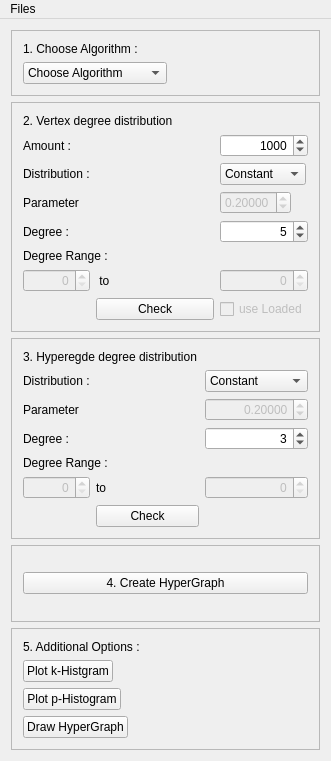
<?xml version="1.0" encoding="UTF-8"?>
<ui version="4.0">
 <class>MainWindow</class>
 <widget class="QMainWindow" name="MainWindow">
  <property name="geometry">
   <rect>
    <x>0</x>
    <y>0</y>
    <width>331</width>
    <height>761</height>
   </rect>
  </property>
  <property name="sizePolicy">
   <sizepolicy hsizetype="Preferred" vsizetype="Preferred">
    <horstretch>0</horstretch>
    <verstretch>0</verstretch>
   </sizepolicy>
  </property>
  <property name="windowTitle">
   <string>MainWindow</string>
  </property>
  <widget class="QWidget" name="centralWidget">
   <layout class="QGridLayout" name="gridLayout_6">
    <item row="5" column="0">
     <widget class="QFrame" name="CreateHypergraphFrame">
      <property name="frameShape">
       <enum>QFrame::StyledPanel</enum>
      </property>
      <property name="frameShadow">
       <enum>QFrame::Raised</enum>
      </property>
      <layout class="QGridLayout" name="gridLayout_4">
       <item row="0" column="0">
        <widget class="QPushButton" name="StartBtn">
         <property name="sizePolicy">
          <sizepolicy hsizetype="Preferred" vsizetype="Fixed">
           <horstretch>0</horstretch>
           <verstretch>0</verstretch>
          </sizepolicy>
         </property>
         <property name="text">
          <string>4. Create HyperGraph</string>
         </property>
        </widget>
       </item>
      </layout>
     </widget>
    </item>
    <item row="0" column="0">
     <widget class="QFrame" name="ChooseAlgorithmFrame">
      <property name="sizePolicy">
       <sizepolicy hsizetype="Preferred" vsizetype="Fixed">
        <horstretch>0</horstretch>
        <verstretch>0</verstretch>
       </sizepolicy>
      </property>
      <property name="frameShape">
       <enum>QFrame::StyledPanel</enum>
      </property>
      <property name="frameShadow">
       <enum>QFrame::Raised</enum>
      </property>
      <layout class="QGridLayout" name="gridLayout">
       <property name="rightMargin">
        <number>9</number>
       </property>
       <property name="horizontalSpacing">
        <number>1</number>
       </property>
       <property name="verticalSpacing">
        <number>6</number>
       </property>
       <item row="0" column="0">
        <widget class="QLabel" name="AlgorithmL">
         <property name="sizePolicy">
          <sizepolicy hsizetype="Fixed" vsizetype="Fixed">
           <horstretch>0</horstretch>
           <verstretch>0</verstretch>
          </sizepolicy>
         </property>
         <property name="text">
          <string>1. Choose Algorithm :</string>
         </property>
        </widget>
       </item>
       <item row="2" column="0" colspan="2">
        <widget class="QComboBox" name="AlgorithmsCB">
         <property name="sizePolicy">
          <sizepolicy hsizetype="Fixed" vsizetype="Fixed">
           <horstretch>0</horstretch>
           <verstretch>0</verstretch>
          </sizepolicy>
         </property>
         <property name="currentIndex">
          <number>3</number>
         </property>
         <item>
          <property name="text">
           <string>Random Hypergraph</string>
          </property>
         </item>
         <item>
          <property name="text">
           <string>Full HyperGraph</string>
          </property>
         </item>
         <item>
          <property name="text">
           <string>Test</string>
          </property>
         </item>
         <item>
          <property name="text">
           <string>Choose Algorithm</string>
          </property>
         </item>
        </widget>
       </item>
      </layout>
     </widget>
    </item>
    <item row="6" column="0">
     <widget class="QFrame" name="AdditionalOptionFrame">
      <property name="enabled">
       <bool>true</bool>
      </property>
      <property name="sizePolicy">
       <sizepolicy hsizetype="Preferred" vsizetype="Fixed">
        <horstretch>0</horstretch>
        <verstretch>0</verstretch>
       </sizepolicy>
      </property>
      <property name="frameShape">
       <enum>QFrame::StyledPanel</enum>
      </property>
      <property name="frameShadow">
       <enum>QFrame::Raised</enum>
      </property>
      <layout class="QFormLayout" name="formLayout">
       <item row="0" column="0">
        <widget class="QLabel" name="WattodoL">
         <property name="text">
          <string>5. Additional Options :</string>
         </property>
        </widget>
       </item>
       <item row="2" column="0">
        <widget class="QPushButton" name="PlotKHistogramBtn">
         <property name="sizePolicy">
          <sizepolicy hsizetype="Fixed" vsizetype="Fixed">
           <horstretch>0</horstretch>
           <verstretch>0</verstretch>
          </sizepolicy>
         </property>
         <property name="text">
          <string>Plot k-Histgram</string>
         </property>
        </widget>
       </item>
       <item row="3" column="0">
        <widget class="QPushButton" name="PlotPHistogramBtn">
         <property name="sizePolicy">
          <sizepolicy hsizetype="Fixed" vsizetype="Fixed">
           <horstretch>0</horstretch>
           <verstretch>0</verstretch>
          </sizepolicy>
         </property>
         <property name="text">
          <string>Plot p-Histogram</string>
         </property>
        </widget>
       </item>
       <item row="4" column="0">
        <widget class="QPushButton" name="pushButton_5">
         <property name="sizePolicy">
          <sizepolicy hsizetype="Preferred" vsizetype="Fixed">
           <horstretch>0</horstretch>
           <verstretch>0</verstretch>
          </sizepolicy>
         </property>
         <property name="text">
          <string>Draw HyperGraph</string>
         </property>
        </widget>
       </item>
      </layout>
     </widget>
    </item>
    <item row="1" column="0" rowspan="2">
     <widget class="QFrame" name="VertexFrame">
      <property name="sizePolicy">
       <sizepolicy hsizetype="Preferred" vsizetype="Fixed">
        <horstretch>0</horstretch>
        <verstretch>0</verstretch>
       </sizepolicy>
      </property>
      <property name="frameShape">
       <enum>QFrame::StyledPanel</enum>
      </property>
      <property name="frameShadow">
       <enum>QFrame::Raised</enum>
      </property>
      <layout class="QGridLayout" name="gridLayout_2">
       <item row="1" column="0">
        <widget class="QLabel" name="AmountL">
         <property name="text">
          <string>Amount :</string>
         </property>
        </widget>
       </item>
       <item row="10" column="1">
        <widget class="QLabel" name="VtoL">
         <property name="text">
          <string> to</string>
         </property>
        </widget>
       </item>
       <item row="6" column="0">
        <widget class="QLabel" name="VDistributionParamL">
         <property name="sizePolicy">
          <sizepolicy hsizetype="Fixed" vsizetype="Preferred">
           <horstretch>0</horstretch>
           <verstretch>0</verstretch>
          </sizepolicy>
         </property>
         <property name="text">
          <string>Parameter</string>
         </property>
        </widget>
       </item>
       <item row="7" column="2">
        <widget class="QSpinBox" name="VAverageDegreeS">
         <property name="enabled">
          <bool>true</bool>
         </property>
         <property name="sizePolicy">
          <sizepolicy hsizetype="Preferred" vsizetype="Preferred">
           <horstretch>0</horstretch>
           <verstretch>0</verstretch>
          </sizepolicy>
         </property>
         <property name="alignment">
          <set>Qt::AlignRight|Qt::AlignTrailing|Qt::AlignVCenter</set>
         </property>
         <property name="maximum">
          <number>999999</number>
         </property>
         <property name="value">
          <number>5</number>
         </property>
        </widget>
       </item>
       <item row="6" column="2">
        <widget class="QDoubleSpinBox" name="VDistributionParamDSP">
         <property name="enabled">
          <bool>false</bool>
         </property>
         <property name="sizePolicy">
          <sizepolicy hsizetype="Fixed" vsizetype="Fixed">
           <horstretch>0</horstretch>
           <verstretch>0</verstretch>
          </sizepolicy>
         </property>
         <property name="decimals">
          <number>5</number>
         </property>
         <property name="maximum">
          <double>1.000000000000000</double>
         </property>
         <property name="singleStep">
          <double>0.001000000000000</double>
         </property>
         <property name="value">
          <double>0.200000000000000</double>
         </property>
        </widget>
       </item>
       <item row="10" column="0">
        <widget class="QSpinBox" name="VMinDegreeS">
         <property name="enabled">
          <bool>false</bool>
         </property>
         <property name="sizePolicy">
          <sizepolicy hsizetype="Preferred" vsizetype="Preferred">
           <horstretch>0</horstretch>
           <verstretch>0</verstretch>
          </sizepolicy>
         </property>
         <property name="alignment">
          <set>Qt::AlignRight|Qt::AlignTrailing|Qt::AlignVCenter</set>
         </property>
         <property name="maximum">
          <number>999999</number>
         </property>
        </widget>
       </item>
       <item row="7" column="0">
        <widget class="QLabel" name="VAvarageDegreeL">
         <property name="text">
          <string>Degree :</string>
         </property>
        </widget>
       </item>
       <item row="1" column="2">
        <widget class="QSpinBox" name="VAmountS">
         <property name="sizePolicy">
          <sizepolicy hsizetype="Preferred" vsizetype="Preferred">
           <horstretch>0</horstretch>
           <verstretch>0</verstretch>
          </sizepolicy>
         </property>
         <property name="alignment">
          <set>Qt::AlignRight|Qt::AlignTrailing|Qt::AlignVCenter</set>
         </property>
         <property name="maximum">
          <number>99999999</number>
         </property>
         <property name="value">
          <number>1000</number>
         </property>
        </widget>
       </item>
       <item row="3" column="2">
        <widget class="QComboBox" name="VDistributionCB">
         <property name="sizePolicy">
          <sizepolicy hsizetype="Fixed" vsizetype="Preferred">
           <horstretch>0</horstretch>
           <verstretch>0</verstretch>
          </sizepolicy>
         </property>
         <item>
          <property name="text">
           <string>Constant</string>
          </property>
         </item>
         <item>
          <property name="text">
           <string>Uniform</string>
          </property>
         </item>
         <item>
          <property name="text">
           <string>Poisson</string>
          </property>
         </item>
         <item>
          <property name="text">
           <string>Pareto</string>
          </property>
         </item>
         <item>
          <property name="text">
           <string>Geometric</string>
          </property>
         </item>
        </widget>
       </item>
       <item row="10" column="2">
        <widget class="QSpinBox" name="VMaxDegreeS">
         <property name="enabled">
          <bool>false</bool>
         </property>
         <property name="sizePolicy">
          <sizepolicy hsizetype="Preferred" vsizetype="Preferred">
           <horstretch>0</horstretch>
           <verstretch>0</verstretch>
          </sizepolicy>
         </property>
         <property name="alignment">
          <set>Qt::AlignRight|Qt::AlignTrailing|Qt::AlignVCenter</set>
         </property>
         <property name="maximum">
          <number>999999</number>
         </property>
        </widget>
       </item>
       <item row="3" column="0">
        <widget class="QLabel" name="VDistributionL">
         <property name="text">
          <string>Distribution :</string>
         </property>
        </widget>
       </item>
       <item row="9" column="0" colspan="2">
        <widget class="QLabel" name="VDegreeRangeL">
         <property name="sizePolicy">
          <sizepolicy hsizetype="Fixed" vsizetype="Preferred">
           <horstretch>0</horstretch>
           <verstretch>0</verstretch>
          </sizepolicy>
         </property>
         <property name="text">
          <string>Degree Range :</string>
         </property>
        </widget>
       </item>
       <item row="0" column="0" colspan="3">
        <widget class="QLabel" name="VerticiesL">
         <property name="sizePolicy">
          <sizepolicy hsizetype="Fixed" vsizetype="Preferred">
           <horstretch>0</horstretch>
           <verstretch>0</verstretch>
          </sizepolicy>
         </property>
         <property name="text">
          <string>&lt;html&gt;&lt;head/&gt;&lt;body&gt;&lt;p&gt;2. Vertex degree distribution&lt;/p&gt;&lt;/body&gt;&lt;/html&gt;</string>
         </property>
        </widget>
       </item>
       <item row="11" column="1">
        <widget class="QPushButton" name="VCheckBtn">
         <property name="text">
          <string>Check</string>
         </property>
        </widget>
       </item>
       <item row="11" column="2">
        <widget class="QCheckBox" name="VUseLoadedChB">
         <property name="enabled">
          <bool>false</bool>
         </property>
         <property name="text">
          <string>use Loaded</string>
         </property>
         <property name="checkable">
          <bool>false</bool>
         </property>
        </widget>
       </item>
      </layout>
     </widget>
    </item>
    <item row="3" column="0" rowspan="2">
     <widget class="QFrame" name="HyperEdgeFrame">
      <property name="sizePolicy">
       <sizepolicy hsizetype="Preferred" vsizetype="Fixed">
        <horstretch>0</horstretch>
        <verstretch>0</verstretch>
       </sizepolicy>
      </property>
      <property name="frameShape">
       <enum>QFrame::StyledPanel</enum>
      </property>
      <property name="frameShadow">
       <enum>QFrame::Raised</enum>
      </property>
      <layout class="QGridLayout" name="gridLayout_3">
       <item row="1" column="0" colspan="3">
        <widget class="QLabel" name="HyperEdgeL">
         <property name="sizePolicy">
          <sizepolicy hsizetype="Fixed" vsizetype="Preferred">
           <horstretch>0</horstretch>
           <verstretch>0</verstretch>
          </sizepolicy>
         </property>
         <property name="text">
          <string>&lt;html&gt;&lt;head/&gt;&lt;body&gt;&lt;p&gt;3. Hyperegde degree distribution&lt;/p&gt;&lt;/body&gt;&lt;/html&gt;</string>
         </property>
        </widget>
       </item>
       <item row="3" column="2">
        <widget class="QDoubleSpinBox" name="HDistributionParamDSB">
         <property name="enabled">
          <bool>false</bool>
         </property>
         <property name="sizePolicy">
          <sizepolicy hsizetype="Preferred" vsizetype="Fixed">
           <horstretch>0</horstretch>
           <verstretch>0</verstretch>
          </sizepolicy>
         </property>
         <property name="alignment">
          <set>Qt::AlignRight|Qt::AlignTrailing|Qt::AlignVCenter</set>
         </property>
         <property name="decimals">
          <number>5</number>
         </property>
         <property name="maximum">
          <double>1.000000000000000</double>
         </property>
         <property name="singleStep">
          <double>0.001000000000000</double>
         </property>
         <property name="value">
          <double>0.200000000000000</double>
         </property>
        </widget>
       </item>
       <item row="8" column="2">
        <widget class="QSpinBox" name="HMaxDegreeS">
         <property name="enabled">
          <bool>false</bool>
         </property>
         <property name="sizePolicy">
          <sizepolicy hsizetype="Preferred" vsizetype="Preferred">
           <horstretch>0</horstretch>
           <verstretch>0</verstretch>
          </sizepolicy>
         </property>
         <property name="alignment">
          <set>Qt::AlignRight|Qt::AlignTrailing|Qt::AlignVCenter</set>
         </property>
         <property name="maximum">
          <number>999999</number>
         </property>
        </widget>
       </item>
       <item row="6" column="0">
        <widget class="QLabel" name="HAverageDegreeL">
         <property name="sizePolicy">
          <sizepolicy hsizetype="Fixed" vsizetype="Preferred">
           <horstretch>0</horstretch>
           <verstretch>0</verstretch>
          </sizepolicy>
         </property>
         <property name="text">
          <string>Degree :</string>
         </property>
        </widget>
       </item>
       <item row="2" column="0">
        <widget class="QLabel" name="HDistibutionL">
         <property name="sizePolicy">
          <sizepolicy hsizetype="Fixed" vsizetype="Preferred">
           <horstretch>0</horstretch>
           <verstretch>0</verstretch>
          </sizepolicy>
         </property>
         <property name="text">
          <string>Distribution :</string>
         </property>
        </widget>
       </item>
       <item row="8" column="0">
        <widget class="QSpinBox" name="HMinDegreeS">
         <property name="enabled">
          <bool>false</bool>
         </property>
         <property name="sizePolicy">
          <sizepolicy hsizetype="Fixed" vsizetype="Preferred">
           <horstretch>0</horstretch>
           <verstretch>0</verstretch>
          </sizepolicy>
         </property>
         <property name="alignment">
          <set>Qt::AlignRight|Qt::AlignTrailing|Qt::AlignVCenter</set>
         </property>
         <property name="maximum">
          <number>99999999</number>
         </property>
        </widget>
       </item>
       <item row="8" column="1">
        <widget class="QLabel" name="HtoL">
         <property name="text">
          <string>to</string>
         </property>
        </widget>
       </item>
       <item row="6" column="2">
        <widget class="QSpinBox" name="HAverageDegreeS">
         <property name="sizePolicy">
          <sizepolicy hsizetype="Preferred" vsizetype="Preferred">
           <horstretch>0</horstretch>
           <verstretch>0</verstretch>
          </sizepolicy>
         </property>
         <property name="alignment">
          <set>Qt::AlignRight|Qt::AlignTrailing|Qt::AlignVCenter</set>
         </property>
         <property name="maximum">
          <number>99999</number>
         </property>
         <property name="value">
          <number>3</number>
         </property>
        </widget>
       </item>
       <item row="7" column="0" colspan="3">
        <widget class="QLabel" name="HDegreeRandgeL">
         <property name="sizePolicy">
          <sizepolicy hsizetype="Fixed" vsizetype="Preferred">
           <horstretch>0</horstretch>
           <verstretch>0</verstretch>
          </sizepolicy>
         </property>
         <property name="text">
          <string>Degree Range :</string>
         </property>
        </widget>
       </item>
       <item row="3" column="0" colspan="2">
        <widget class="QLabel" name="HDistributionParamL">
         <property name="sizePolicy">
          <sizepolicy hsizetype="Fixed" vsizetype="Preferred">
           <horstretch>0</horstretch>
           <verstretch>0</verstretch>
          </sizepolicy>
         </property>
         <property name="text">
          <string>Parameter</string>
         </property>
        </widget>
       </item>
       <item row="2" column="2">
        <widget class="QComboBox" name="HDistributionCB">
         <property name="sizePolicy">
          <sizepolicy hsizetype="Preferred" vsizetype="Preferred">
           <horstretch>0</horstretch>
           <verstretch>0</verstretch>
          </sizepolicy>
         </property>
         <item>
          <property name="text">
           <string>Constant</string>
          </property>
         </item>
         <item>
          <property name="text">
           <string>Uniform</string>
          </property>
         </item>
         <item>
          <property name="text">
           <string>Poisson</string>
          </property>
         </item>
         <item>
          <property name="text">
           <string>Pareto</string>
          </property>
         </item>
         <item>
          <property name="text">
           <string>Geometric</string>
          </property>
         </item>
        </widget>
       </item>
       <item row="9" column="1">
        <widget class="QPushButton" name="HCheckBtn">
         <property name="text">
          <string>Check</string>
         </property>
        </widget>
       </item>
      </layout>
     </widget>
    </item>
   </layout>
  </widget>
  <widget class="QMenuBar" name="menuBar">
   <property name="geometry">
    <rect>
     <x>0</x>
     <y>0</y>
     <width>331</width>
     <height>22</height>
    </rect>
   </property>
   <widget class="QMenu" name="menuFiles">
    <property name="title">
     <string>Files</string>
    </property>
    <addaction name="actionSave_as"/>
    <addaction name="actionLoad"/>
    <addaction name="actionLoad_kTable"/>
   </widget>
   <addaction name="menuFiles"/>
  </widget>
  <action name="actionSave_as">
   <property name="text">
    <string>Save as...</string>
   </property>
  </action>
  <action name="actionLoad">
   <property name="text">
    <string>Load</string>
   </property>
  </action>
  <action name="actionLoad_kTable">
   <property name="text">
    <string>Load kTable</string>
   </property>
  </action>
 </widget>
 <layoutdefault spacing="6" margin="11"/>
 <resources/>
 <connections/>
</ui>
